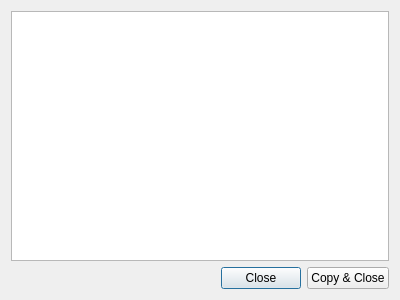
<?xml version="1.0" encoding="UTF-8"?>
<ui version="4.0">
 <class>CommentsWidget</class>
 <widget class="QDialog" name="CommentsWidget">
  <property name="windowModality">
   <enum>Qt::ApplicationModal</enum>
  </property>
  <property name="geometry">
   <rect>
    <x>0</x>
    <y>0</y>
    <width>400</width>
    <height>300</height>
   </rect>
  </property>
  <property name="sizePolicy">
   <sizepolicy hsizetype="MinimumExpanding" vsizetype="Preferred">
    <horstretch>0</horstretch>
    <verstretch>0</verstretch>
   </sizepolicy>
  </property>
  <property name="windowTitle">
   <string>Comments</string>
  </property>
  <layout class="QVBoxLayout" name="verticalLayout">
   <property name="sizeConstraint">
    <enum>QLayout::SetMaximumSize</enum>
   </property>
   <item>
    <widget class="QTextEdit" name="commentsTextEdit">
     <property name="readOnly">
      <bool>true</bool>
     </property>
    </widget>
   </item>
   <item>
    <layout class="QHBoxLayout" name="horizontalLayout">
     <item>
      <spacer name="horizontalSpacer">
       <property name="orientation">
        <enum>Qt::Horizontal</enum>
       </property>
       <property name="sizeHint" stdset="0">
        <size>
         <width>40</width>
         <height>20</height>
        </size>
       </property>
      </spacer>
     </item>
     <item>
      <widget class="QPushButton" name="closeButton">
       <property name="text">
        <string>Close</string>
       </property>
      </widget>
     </item>
     <item>
      <widget class="QPushButton" name="copyAndCloseButton">
       <property name="text">
        <string>Copy &amp;&amp; Close</string>
       </property>
      </widget>
     </item>
    </layout>
   </item>
  </layout>
 </widget>
 <tabstops>
  <tabstop>copyAndCloseButton</tabstop>
  <tabstop>closeButton</tabstop>
 </tabstops>
 <resources/>
 <connections/>
</ui>
